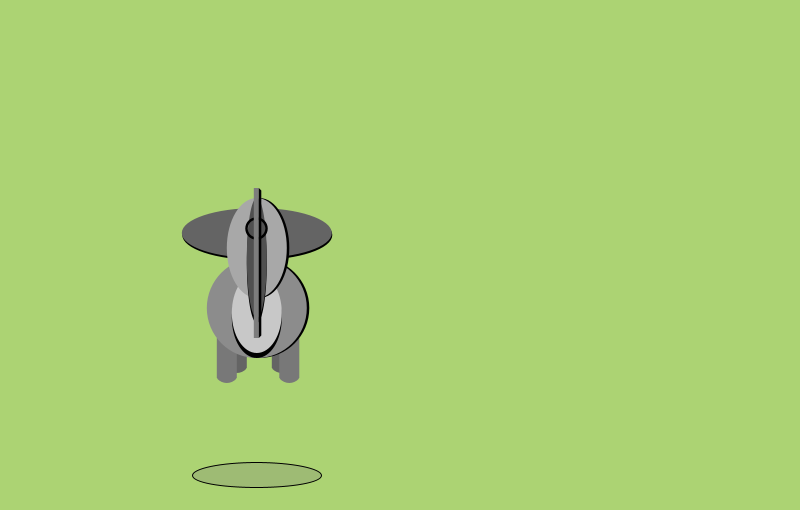
Frame 1 (no input)
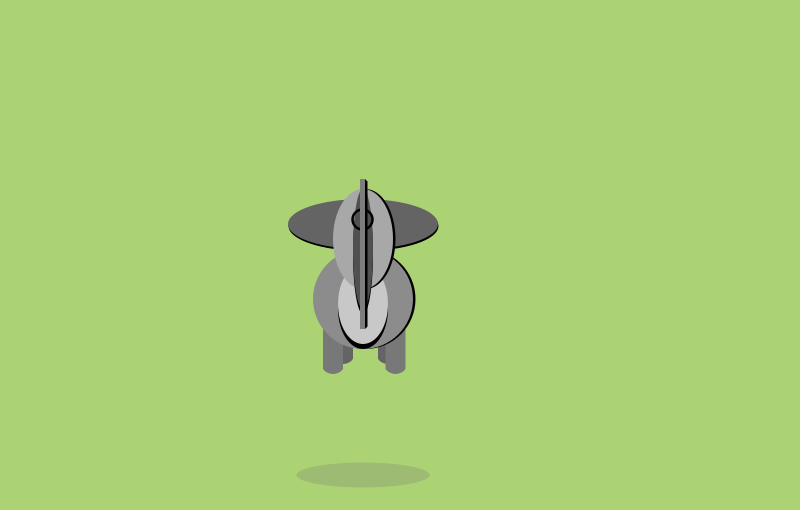
Frame 60 (the mouse pressed at the canvas centre just before this capture)
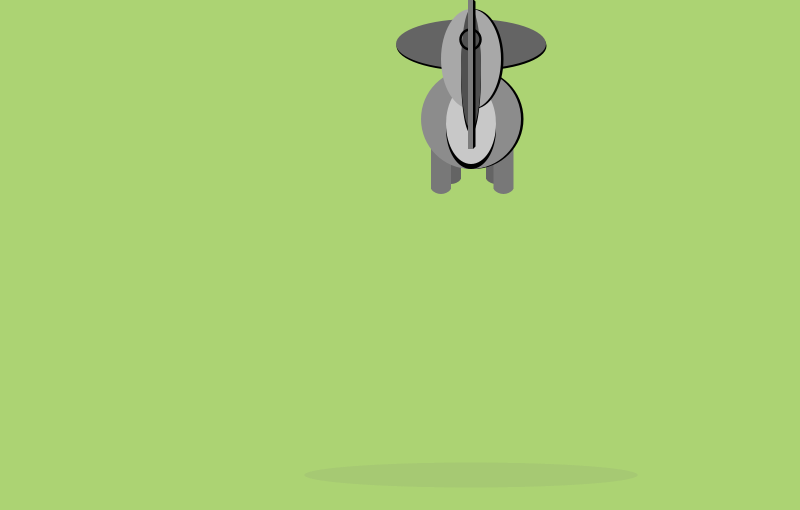
Frame 120 (the mouse held since frame 60 and released just before this capture)

The Processing sketch that drew these frames (run headless with seeded random() and noise(); from frame 60 on, the mouse is pressed at the canvas centre):

// Processing sketch: processing_52061
// ── processing_52061.pde

float xpos,ypos;

float xspeed=1.8;
float yspeed=3;

int xdirection=1;
int ydirection=1;

void setup(){

//set canvase
  size (800,510);
  frameRate(30);  
  smooth();

  xpos=255;
  ypos=305;
}

void draw(){
  
  background (172,211,115);
  xpos=xpos+(xspeed*xdirection);
  ypos=ypos+(yspeed*ydirection);
  
  if (xpos>width-74.5|xpos<74.5){
    xdirection *=-1;
  }
  if (ypos>390|ypos<120){
    ydirection *=-1;
  }
  
 //shadow
 fill(120,ypos/4.5);
 ellipse(xpos,475,40000/(ypos+1),25);
 
  //elephant's legs
//rear legs
fill(100);
noStroke();
rect(xpos-30,ypos+20,20,40);
rect(xpos+15,ypos+20,20,40);
arc(xpos-20, ypos+50, 27.5, 30,PI/4, PI-PI/4);
arc(xpos+25, ypos+50, 27.5, 30,PI/4, PI-PI/4);
//forelegs
fill(120);
noStroke();
rect(xpos-40,ypos+30,20,40);
rect(xpos+22.5,ypos+30,20,40);
arc(xpos-30, ypos+60, 27.5, 30,PI/4, PI-PI/4);
arc(xpos+32.5, ypos+60, 27.5, 30,PI/4, PI-PI/4);


//main body lower circle shadow-bigger belly
fill(0);
noStroke();
ellipse(xpos+2.5,ypos,100,100);
//main body lower circle-bigger belly
fill(140);
noStroke();
ellipse(xpos,ypos,100,100);

//belly ellipse shadow
fill(0);
noStroke();
ellipse(xpos, ypos+10,50,80);
//belly ellipse
fill(200);
noStroke();
ellipse(xpos, ypos+5,50,80);

//horizontal upper ellipse shadow
fill(0);
noStroke();
ellipse(xpos+0.5,ypos-73,150,50);
//horizontal upper ellipse
fill(100);
noStroke();
ellipse(xpos,ypos-75,150,50);

//main body upper vertical ellipse shadow
fill(0);
noStroke();
ellipse(xpos+2.5,ypos-60,60,100);
//mail body upper vertical ellipse
fill(168);
noStroke();
ellipse(xpos,ypos-60,60,100);

//vertical upper ellipse shadow-nose
fill(0);
noStroke();
ellipse(xpos,ypos-45,20,120);
//vertical upper ellipse
fill(80);
noStroke();
ellipse(xpos,ypos-50,20,120);

//strike circle
stroke(0);
noFill();
strokeWeight(2.5);
ellipse(xpos,ypos-80,20,20);

//center bar
noStroke();
fill(125);
rect(xpos-3,ypos-120,5,150);
//bar shadow
fill(0);
quad(xpos+2,ypos-120,xpos+4.5,ypos-117.5,xpos+4.5,ypos+27.5,xpos+2,ypos+30);

}
